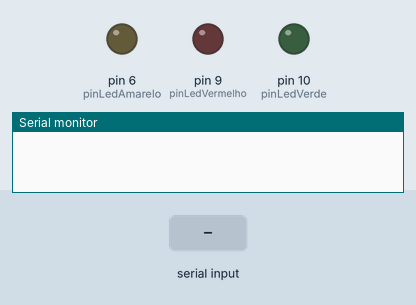
The sketch below on a simulated Arduino Uno, built with avr-gcc and run on an emulated ATmega328P. Shown: output pins drawn as LEDs (lit = HIGH), the last lines printed to the serial monitor. The inputs (shaded band) are chosen by the test bench.

Above: at 1.2 s.
1.3 s: "L" received over Serial
At 1.6 s:
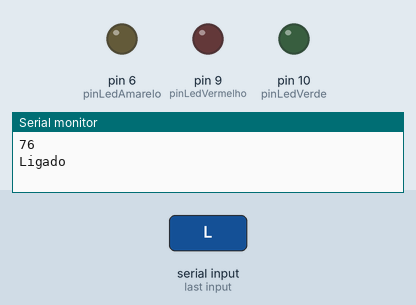
2.8 s: "K" received over Serial
At 3.9 s:
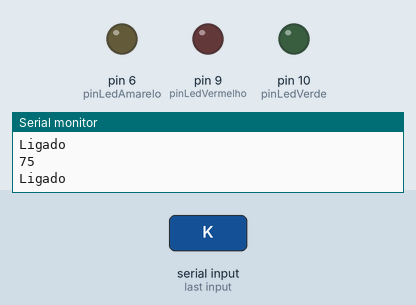
4.3 s: "M" received over Serial
At 5.1 s:
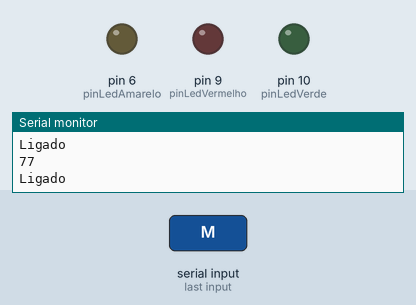
Timing chart, 0 to 7.3 s (numbered marks = the images above; inputs shaded):
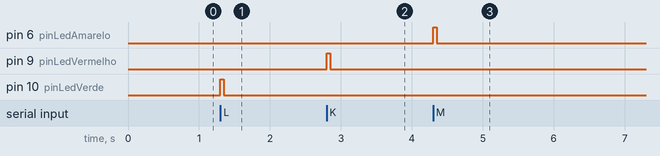

Measured:
- after the input at 1.3 s, pin 10 (pinLedVerde): LOW → HIGH at once, → LOW 0.05 s later
- after the input at 2.8 s, pin 9 (pinLedVermelho): LOW → HIGH at once, → LOW 0.05 s later
- after the input at 4.3 s, pin 6 (pinLedAmarelo): LOW → HIGH at once, → LOW 0.05 s later

The sketch:

teclasasciiled.ino
```cpp
int pinLedVerde = 10;
int pinLedVermelho = 9;
int pinLedAmarelo = 6;
int valorSerial = 0;

void setup() {
  pinMode(pinLedVerde,OUTPUT);
  pinMode(pinLedVermelho,OUTPUT);
  pinMode(pinLedAmarelo,OUTPUT);
  Serial.begin(9600);
}

void loop() {
  if (Serial.available() > 0){
    valorSerial = Serial.read();
    Serial.println(valorSerial);
    if (valorSerial == 76){
      digitalWrite(pinLedVerde,HIGH);
      Serial.println("Ligado");
      delay(50);
      digitalWrite(pinLedVerde,LOW);
    }
    else if (valorSerial == 75){
      digitalWrite(pinLedVermelho,HIGH);
      Serial.println("Ligado");
      delay(50);
      digitalWrite(pinLedVermelho,LOW);
    }
    else if (valorSerial == 77){
      digitalWrite(pinLedAmarelo,HIGH);
      Serial.println("Ligado");
      delay(50);
      digitalWrite(pinLedAmarelo,LOW);
    }
  }
}

//if (valorSerial == 69){
      //digitalWrite(pinLedVerde,LOW);
      //Serial.println("DESLIGADO");
      //delay(5);
```
